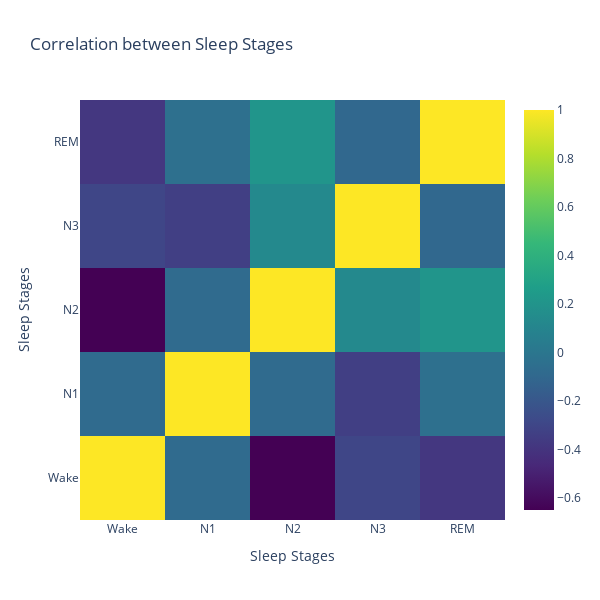

The cell this chart's notebook holds for it:
### Code cell
# Heatmap

correlation_matrix = stages_per_sub_df.corr()

fig = go.Figure(data=go.Heatmap(
    x=stages_per_sub_df.columns,
    y=stages_per_sub_df.columns,
    z=correlation_matrix.values,
    colorscale='Viridis'
))
fig.update_layout(
    title='Correlation between Sleep Stages',
    xaxis=dict(title='Sleep Stages'),
    yaxis=dict(title='Sleep Stages'),
    width=600,
    height=600
)
fig.show()

### Figure 1 — Plotly figure (JSON) as saved in the notebook; plotly's stock layout.template omitted (floating-point values rounded to 4 significant figures)
{"data": [{"colorscale": [[0, "#440154"], [0.1111, "#482878"], [0.2222, "#3e4989"], [0.3333, "#31688e"], [0.4444, "#26828e"], [0.5556, "#1f9e89"], [0.6667, "#35b779"], [0.7778, "#6ece58"], [0.8889, "#b5de2b"], [1, "#fde725"]], "type": "heatmap", "x": ["Wake", "N1", "N2", "N3", "REM"], "y": ["Wake", "N1", "N2", "N3", "REM"], "z": [[1, -0.07973, -0.6503, -0.3003, -0.3848], [-0.07973, 1, -0.07728, -0.3398, -0.04645], [-0.6503, -0.07728, 1, 0.1261, 0.2046], [-0.3003, -0.3398, 0.1261, 1, -0.09917], [-0.3848, -0.04645, 0.2046, -0.09917, 1]]}], "layout": {"height": 600, "title": {"text": "Correlation between Sleep Stages"}, "width": 600, "xaxis": {"title": {"text": "Sleep Stages"}}, "yaxis": {"title": {"text": "Sleep Stages"}}}}
